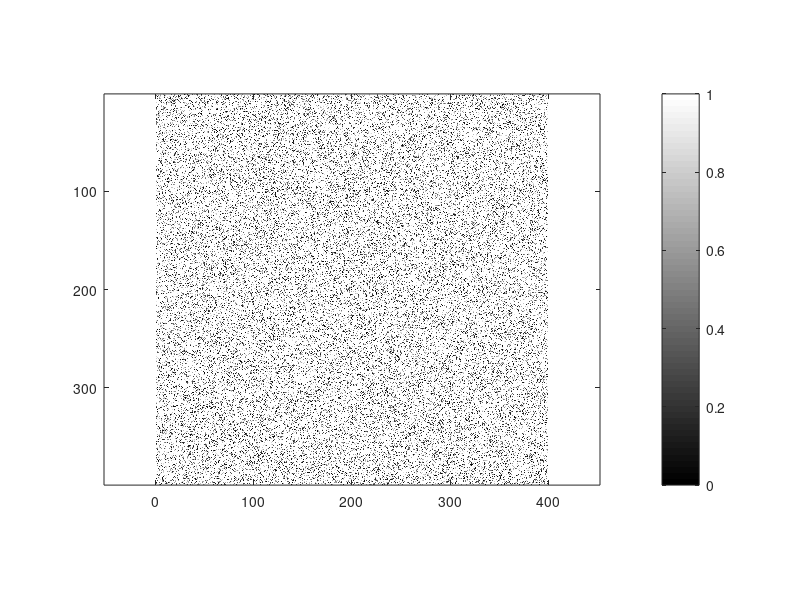
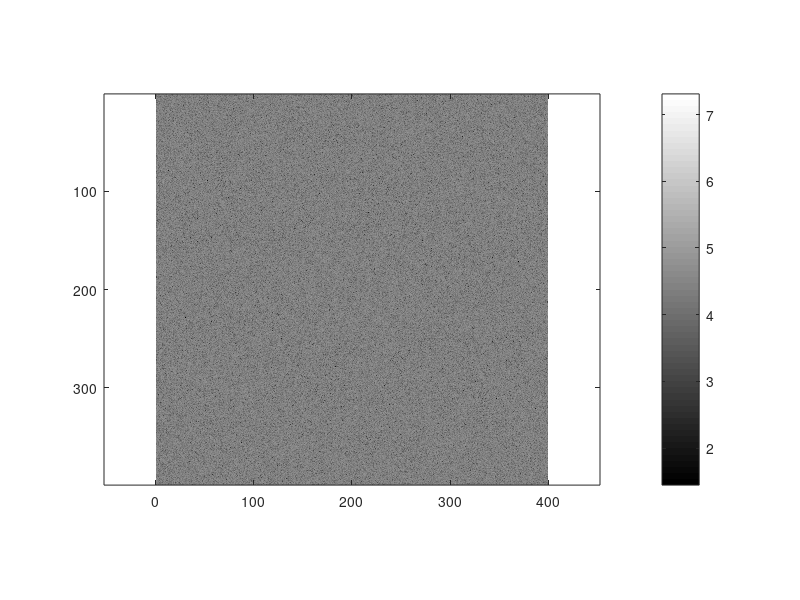
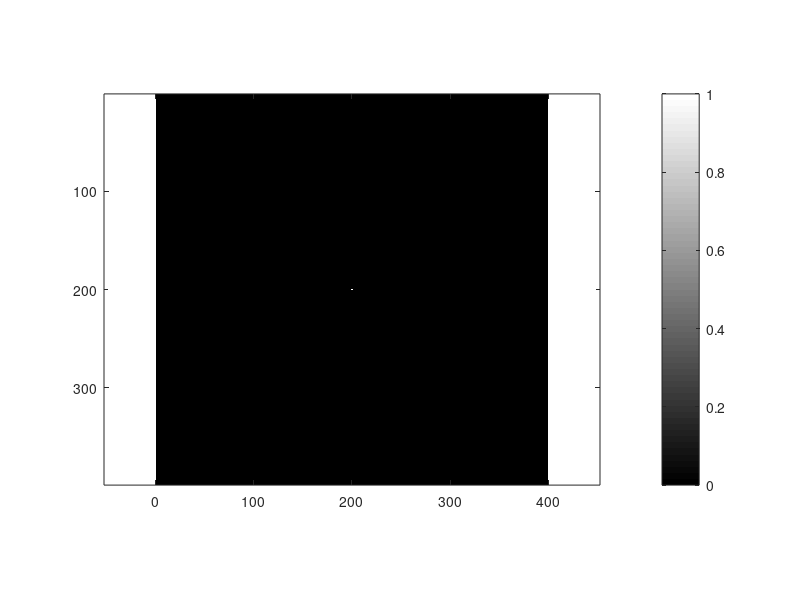
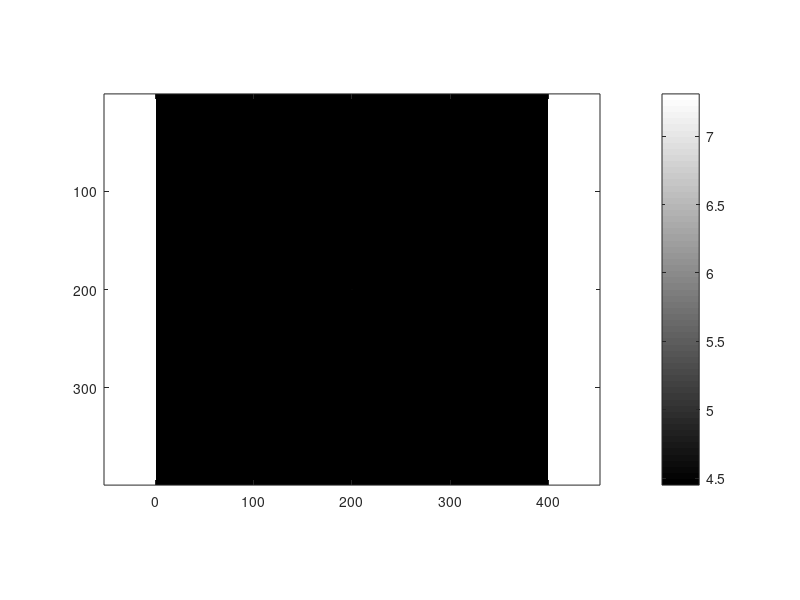

Here is the MATLAB script that generated these plots, in order: (Note: this script raises an error after producing the figures.)
clear
x = zeros(399,399);
x(:,:)= randi(255,399);

figure(1); clf
image(x); axis equal; colormap gray; colorbar
print -dpng trash.png

X = fft2(x);
Xs = fftshift(X);
figure(2); clf
imagesc(log10(abs(Xs))); axis equal; colormap gray; colorbar
print -dpng trash.png

[rows, cols] = size(x);
max_size = max(rows, cols);
rnorm = rows/max_size; cnorm = cols/max_size;
[v, u] = meshgrid(linspace(-cnorm, cnorm, cols),...
    linspace(-rnorm, rnorm, rows)) ;
filter = sqrt(u.^2+v.^2)<0.006;
figure(3); clf
imagesc(filter); axis equal; colormap gray; colorbar
print -dpng trash.png

Xsfiltered = Xs.*filter;
figure(4); clf
imagesc(log10(abs(Xsfiltered))); axis equal; colormap gray; colorbar
print -dpng trash.png

Xfiltered = ifftshift(Xsfiltered);
xfiltered = ifft2(Xfiltered);
figure(5); clf
imagesc(xfiltered, [0, 255]); axis equal; colormap gray; colorbar
title("LPF of Radius 0.006 [aka40]")
print -dpng IP2_EX5_Plot1.png

filter = sqrt(u.^2+v.^2)<0.06;

Xsfiltered = Xs.*filter;
Xfiltered = ifftshift(Xsfiltered);
xfiltered = ifft2(Xfiltered);
figure(6); clf
imagesc(xfiltered); axis equal; colormap gray; colorbar
title("LPF of Radius 0.006 without Scaling [aka40]")
print -dpng IP2_EX5_Plot6.png

figure(7); clf
surfc(xfiltered); colormap gray; shading interp; colorbar
title("Surface of LPF of Radius 0.006 without Scaling [aka40]")
print -dpng IP2_EX5_Plot7.png



